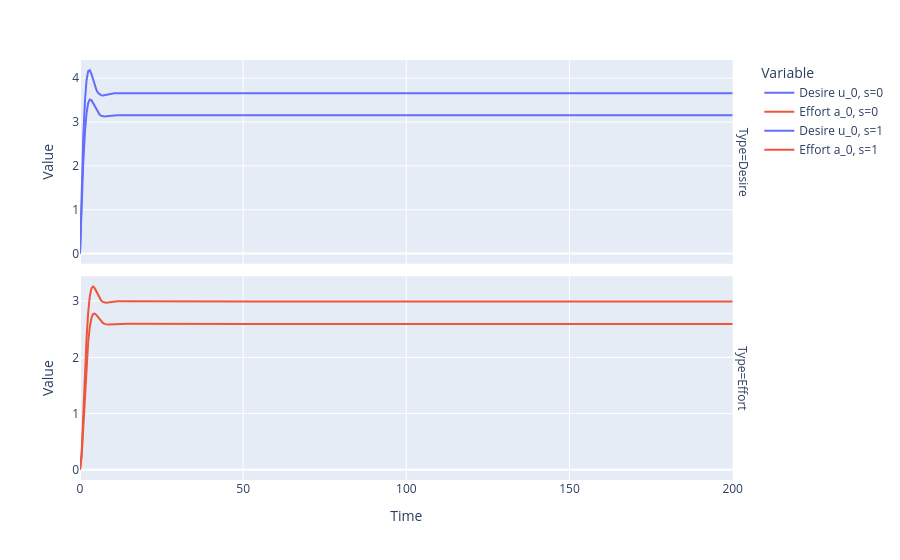
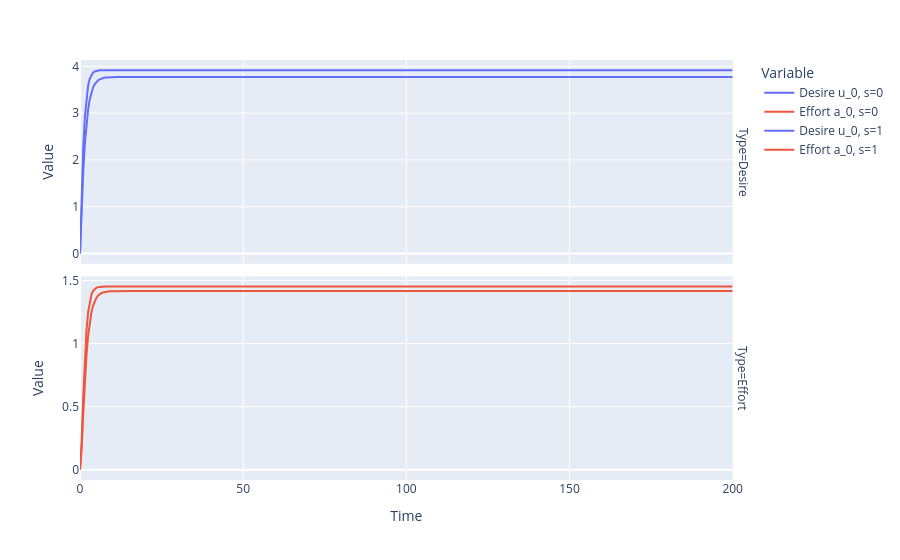
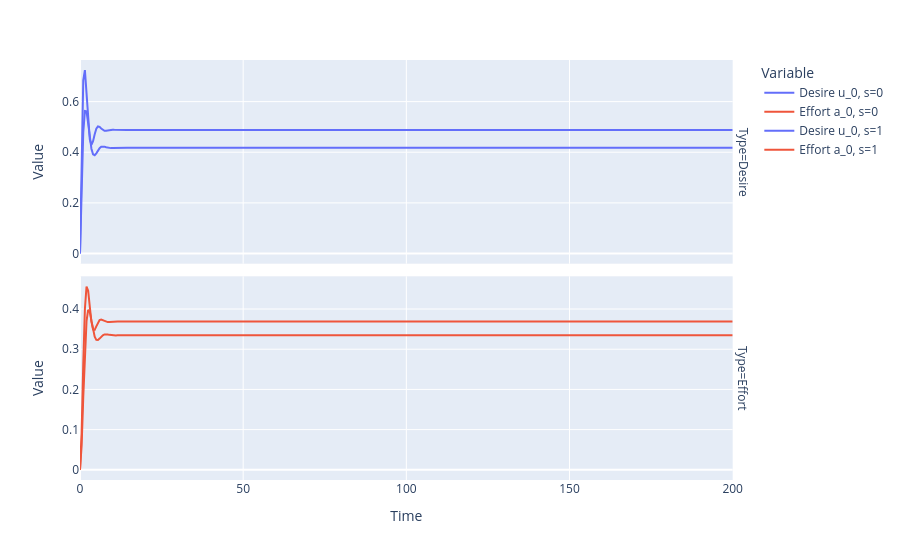
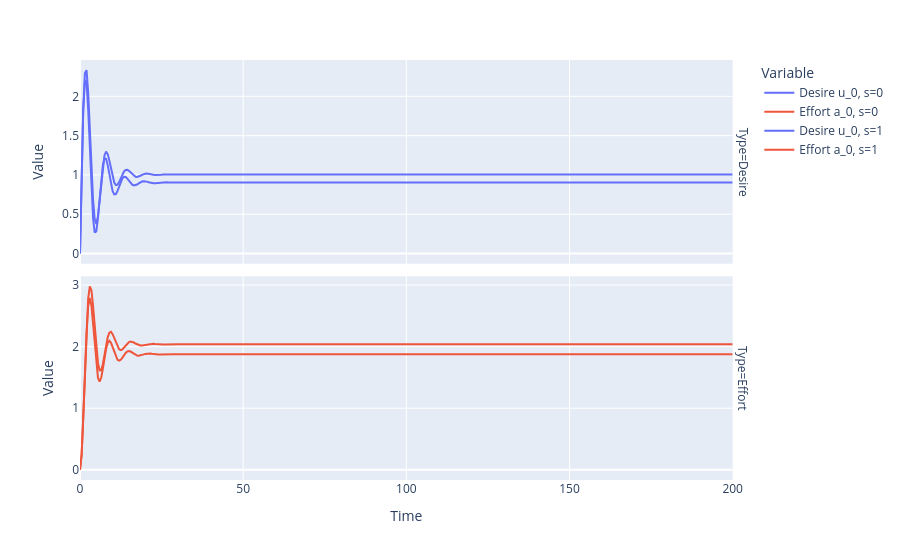

The cell these charts' notebook holds for them, in order:
### Markdown cell above
### Time Series Comparison

The real test is however, if the model can faithfully recreate the time series.
Let's look at some examples.
The model captures the behavior, but does not faithfully reproduce the steady state.

### Code cell
# Visual comparison of true and predicted time series
# Disregards initial conditions

for i in range(10):
    solver_config = SolverConfig(
        time_span=(0.0, 200.0),
        n_time_points=401,
    )
    samples = []
    try:
        for name, p in {"true": y_true.cpu().numpy()[i], "pred": y_pred.cpu().numpy()[i]}.items():
            config_ode = ODEConfig(
                parameters=ParameterVector(values=p),
                initial_conditions=ICVector(values=np.array([0.0, 0.0])),
            )
            config = ODESolverConfig(ode=config_ode.model_dump(), solver=solver_config)

            sample = solve_ODE(config)
            samples.append(sample)
        plot_time_series(samples)
    except:
        continue

### Figure 1 — Plotly figure (JSON) as saved in the notebook; plotly's stock layout.template omitted (floating-point values rounded to 4 significant figures; data arrays with more than 128 entries replaced by an {"elided": "..."} marker saying what was removed)
{"data": [{"hovertemplate": "Variable=Desire u_0, s=0<br>Type=Desire<br>Time=%{x}<br>Value=%{y}<extra></extra>", "legendgroup": "Desire u_0, s=0", "line": {"color": "#636efa", "dash": "solid"}, "marker": {"symbol": "circle"}, "mode": "lines", "name": "Desire u_0, s=0", "orientation": "v", "showlegend": true, "type": "scatter", "x": {"elided": "401 float values"}, "xaxis": "x2", "y": {"elided": "401 float values"}, "yaxis": "y2"}, {"hovertemplate": "Variable=Effort a_0, s=0<br>Type=Effort<br>Time=%{x}<br>Value=%{y}<extra></extra>", "legendgroup": "Effort a_0, s=0", "line": {"color": "#EF553B", "dash": "solid"}, "marker": {"symbol": "circle"}, "mode": "lines", "name": "Effort a_0, s=0", "orientation": "v", "showlegend": true, "type": "scatter", "x": {"elided": "401 float values"}, "xaxis": "x", "y": {"elided": "401 float values"}, "yaxis": "y"}, {"hovertemplate": "Variable=Desire u_0, s=1<br>Type=Desire<br>Time=%{x}<br>Value=%{y}<extra></extra>", "legendgroup": "Desire u_0, s=1", "line": {"color": "#636efa", "dash": "solid"}, "marker": {"symbol": "circle"}, "mode": "lines", "name": "Desire u_0, s=1", "orientation": "v", "showlegend": true, "type": "scatter", "x": {"elided": "401 float values"}, "xaxis": "x2", "y": {"elided": "401 float values"}, "yaxis": "y2"}, {"hovertemplate": "Variable=Effort a_0, s=1<br>Type=Effort<br>Time=%{x}<br>Value=%{y}<extra></extra>", "legendgroup": "Effort a_0, s=1", "line": {"color": "#EF553B", "dash": "solid"}, "marker": {"symbol": "circle"}, "mode": "lines", "name": "Effort a_0, s=1", "orientation": "v", "showlegend": true, "type": "scatter", "x": {"elided": "401 float values"}, "xaxis": "x", "y": {"elided": "401 float values"}, "yaxis": "y"}], "layout": {"annotations": [{"font": {}, "showarrow": false, "text": "Type=Effort", "textangle": 90, "x": 0.98, "xanchor": "left", "xref": "paper", "y": 0.2425, "yanchor": "middle", "yref": "paper"}, {"font": {}, "showarrow": false, "text": "Type=Desire", "textangle": 90, "x": 0.98, "xanchor": "left", "xref": "paper", "y": 0.7575, "yanchor": "middle", "yref": "paper"}], "legend": {"title": {"text": "Variable"}, "tracegroupgap": 0}, "margin": {"t": 60}, "xaxis": {"anchor": "y", "domain": [0, 0.98], "title": {"text": "Time"}}, "xaxis2": {"anchor": "y2", "domain": [0, 0.98], "matches": "x", "showticklabels": false}, "yaxis": {"anchor": "x", "domain": [0, 0.485], "showticklabels": true, "title": {"text": "Value"}}, "yaxis2": {"anchor": "x2", "domain": [0.515, 1], "showticklabels": true, "title": {"text": "Value"}}}}

### Figure 2 — Plotly figure (JSON) as saved in the notebook; plotly's stock layout.template omitted (floating-point values rounded to 4 significant figures; data arrays with more than 128 entries replaced by an {"elided": "..."} marker saying what was removed)
{"data": [{"hovertemplate": "Variable=Desire u_0, s=0<br>Type=Desire<br>Time=%{x}<br>Value=%{y}<extra></extra>", "legendgroup": "Desire u_0, s=0", "line": {"color": "#636efa", "dash": "solid"}, "marker": {"symbol": "circle"}, "mode": "lines", "name": "Desire u_0, s=0", "orientation": "v", "showlegend": true, "type": "scatter", "x": {"elided": "401 float values"}, "xaxis": "x2", "y": {"elided": "401 float values"}, "yaxis": "y2"}, {"hovertemplate": "Variable=Effort a_0, s=0<br>Type=Effort<br>Time=%{x}<br>Value=%{y}<extra></extra>", "legendgroup": "Effort a_0, s=0", "line": {"color": "#EF553B", "dash": "solid"}, "marker": {"symbol": "circle"}, "mode": "lines", "name": "Effort a_0, s=0", "orientation": "v", "showlegend": true, "type": "scatter", "x": {"elided": "401 float values"}, "xaxis": "x", "y": {"elided": "401 float values"}, "yaxis": "y"}, {"hovertemplate": "Variable=Desire u_0, s=1<br>Type=Desire<br>Time=%{x}<br>Value=%{y}<extra></extra>", "legendgroup": "Desire u_0, s=1", "line": {"color": "#636efa", "dash": "solid"}, "marker": {"symbol": "circle"}, "mode": "lines", "name": "Desire u_0, s=1", "orientation": "v", "showlegend": true, "type": "scatter", "x": {"elided": "401 float values"}, "xaxis": "x2", "y": {"elided": "401 float values"}, "yaxis": "y2"}, {"hovertemplate": "Variable=Effort a_0, s=1<br>Type=Effort<br>Time=%{x}<br>Value=%{y}<extra></extra>", "legendgroup": "Effort a_0, s=1", "line": {"color": "#EF553B", "dash": "solid"}, "marker": {"symbol": "circle"}, "mode": "lines", "name": "Effort a_0, s=1", "orientation": "v", "showlegend": true, "type": "scatter", "x": {"elided": "401 float values"}, "xaxis": "x", "y": {"elided": "401 float values"}, "yaxis": "y"}], "layout": {"annotations": [{"font": {}, "showarrow": false, "text": "Type=Effort", "textangle": 90, "x": 0.98, "xanchor": "left", "xref": "paper", "y": 0.2425, "yanchor": "middle", "yref": "paper"}, {"font": {}, "showarrow": false, "text": "Type=Desire", "textangle": 90, "x": 0.98, "xanchor": "left", "xref": "paper", "y": 0.7575, "yanchor": "middle", "yref": "paper"}], "legend": {"title": {"text": "Variable"}, "tracegroupgap": 0}, "margin": {"t": 60}, "xaxis": {"anchor": "y", "domain": [0, 0.98], "title": {"text": "Time"}}, "xaxis2": {"anchor": "y2", "domain": [0, 0.98], "matches": "x", "showticklabels": false}, "yaxis": {"anchor": "x", "domain": [0, 0.485], "showticklabels": true, "title": {"text": "Value"}}, "yaxis2": {"anchor": "x2", "domain": [0.515, 1], "showticklabels": true, "title": {"text": "Value"}}}}

### Figure 3 — Plotly figure (JSON) as saved in the notebook; plotly's stock layout.template omitted (floating-point values rounded to 4 significant figures; data arrays with more than 128 entries replaced by an {"elided": "..."} marker saying what was removed)
{"data": [{"hovertemplate": "Variable=Desire u_0, s=0<br>Type=Desire<br>Time=%{x}<br>Value=%{y}<extra></extra>", "legendgroup": "Desire u_0, s=0", "line": {"color": "#636efa", "dash": "solid"}, "marker": {"symbol": "circle"}, "mode": "lines", "name": "Desire u_0, s=0", "orientation": "v", "showlegend": true, "type": "scatter", "x": {"elided": "401 float values"}, "xaxis": "x2", "y": {"elided": "401 float values"}, "yaxis": "y2"}, {"hovertemplate": "Variable=Effort a_0, s=0<br>Type=Effort<br>Time=%{x}<br>Value=%{y}<extra></extra>", "legendgroup": "Effort a_0, s=0", "line": {"color": "#EF553B", "dash": "solid"}, "marker": {"symbol": "circle"}, "mode": "lines", "name": "Effort a_0, s=0", "orientation": "v", "showlegend": true, "type": "scatter", "x": {"elided": "401 float values"}, "xaxis": "x", "y": {"elided": "401 float values"}, "yaxis": "y"}, {"hovertemplate": "Variable=Desire u_0, s=1<br>Type=Desire<br>Time=%{x}<br>Value=%{y}<extra></extra>", "legendgroup": "Desire u_0, s=1", "line": {"color": "#636efa", "dash": "solid"}, "marker": {"symbol": "circle"}, "mode": "lines", "name": "Desire u_0, s=1", "orientation": "v", "showlegend": true, "type": "scatter", "x": {"elided": "401 float values"}, "xaxis": "x2", "y": {"elided": "401 float values"}, "yaxis": "y2"}, {"hovertemplate": "Variable=Effort a_0, s=1<br>Type=Effort<br>Time=%{x}<br>Value=%{y}<extra></extra>", "legendgroup": "Effort a_0, s=1", "line": {"color": "#EF553B", "dash": "solid"}, "marker": {"symbol": "circle"}, "mode": "lines", "name": "Effort a_0, s=1", "orientation": "v", "showlegend": true, "type": "scatter", "x": {"elided": "401 float values"}, "xaxis": "x", "y": {"elided": "401 float values"}, "yaxis": "y"}], "layout": {"annotations": [{"font": {}, "showarrow": false, "text": "Type=Effort", "textangle": 90, "x": 0.98, "xanchor": "left", "xref": "paper", "y": 0.2425, "yanchor": "middle", "yref": "paper"}, {"font": {}, "showarrow": false, "text": "Type=Desire", "textangle": 90, "x": 0.98, "xanchor": "left", "xref": "paper", "y": 0.7575, "yanchor": "middle", "yref": "paper"}], "legend": {"title": {"text": "Variable"}, "tracegroupgap": 0}, "margin": {"t": 60}, "xaxis": {"anchor": "y", "domain": [0, 0.98], "title": {"text": "Time"}}, "xaxis2": {"anchor": "y2", "domain": [0, 0.98], "matches": "x", "showticklabels": false}, "yaxis": {"anchor": "x", "domain": [0, 0.485], "showticklabels": true, "title": {"text": "Value"}}, "yaxis2": {"anchor": "x2", "domain": [0.515, 1], "showticklabels": true, "title": {"text": "Value"}}}}

### Figure 4 — Plotly figure (JSON) as saved in the notebook; plotly's stock layout.template omitted (floating-point values rounded to 4 significant figures; data arrays with more than 128 entries replaced by an {"elided": "..."} marker saying what was removed)
{"data": [{"hovertemplate": "Variable=Desire u_0, s=0<br>Type=Desire<br>Time=%{x}<br>Value=%{y}<extra></extra>", "legendgroup": "Desire u_0, s=0", "line": {"color": "#636efa", "dash": "solid"}, "marker": {"symbol": "circle"}, "mode": "lines", "name": "Desire u_0, s=0", "orientation": "v", "showlegend": true, "type": "scatter", "x": {"elided": "401 float values"}, "xaxis": "x2", "y": {"elided": "401 float values"}, "yaxis": "y2"}, {"hovertemplate": "Variable=Effort a_0, s=0<br>Type=Effort<br>Time=%{x}<br>Value=%{y}<extra></extra>", "legendgroup": "Effort a_0, s=0", "line": {"color": "#EF553B", "dash": "solid"}, "marker": {"symbol": "circle"}, "mode": "lines", "name": "Effort a_0, s=0", "orientation": "v", "showlegend": true, "type": "scatter", "x": {"elided": "401 float values"}, "xaxis": "x", "y": {"elided": "401 float values"}, "yaxis": "y"}, {"hovertemplate": "Variable=Desire u_0, s=1<br>Type=Desire<br>Time=%{x}<br>Value=%{y}<extra></extra>", "legendgroup": "Desire u_0, s=1", "line": {"color": "#636efa", "dash": "solid"}, "marker": {"symbol": "circle"}, "mode": "lines", "name": "Desire u_0, s=1", "orientation": "v", "showlegend": true, "type": "scatter", "x": {"elided": "401 float values"}, "xaxis": "x2", "y": {"elided": "401 float values"}, "yaxis": "y2"}, {"hovertemplate": "Variable=Effort a_0, s=1<br>Type=Effort<br>Time=%{x}<br>Value=%{y}<extra></extra>", "legendgroup": "Effort a_0, s=1", "line": {"color": "#EF553B", "dash": "solid"}, "marker": {"symbol": "circle"}, "mode": "lines", "name": "Effort a_0, s=1", "orientation": "v", "showlegend": true, "type": "scatter", "x": {"elided": "401 float values"}, "xaxis": "x", "y": {"elided": "401 float values"}, "yaxis": "y"}], "layout": {"annotations": [{"font": {}, "showarrow": false, "text": "Type=Effort", "textangle": 90, "x": 0.98, "xanchor": "left", "xref": "paper", "y": 0.2425, "yanchor": "middle", "yref": "paper"}, {"font": {}, "showarrow": false, "text": "Type=Desire", "textangle": 90, "x": 0.98, "xanchor": "left", "xref": "paper", "y": 0.7575, "yanchor": "middle", "yref": "paper"}], "legend": {"title": {"text": "Variable"}, "tracegroupgap": 0}, "margin": {"t": 60}, "xaxis": {"anchor": "y", "domain": [0, 0.98], "title": {"text": "Time"}}, "xaxis2": {"anchor": "y2", "domain": [0, 0.98], "matches": "x", "showticklabels": false}, "yaxis": {"anchor": "x", "domain": [0, 0.485], "showticklabels": true, "title": {"text": "Value"}}, "yaxis2": {"anchor": "x2", "domain": [0.515, 1], "showticklabels": true, "title": {"text": "Value"}}}}
